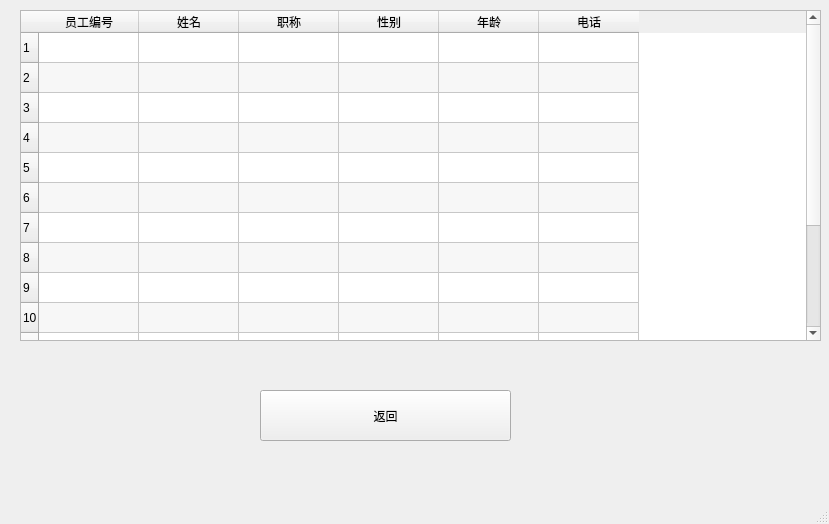
<?xml version="1.0" encoding="UTF-8"?>
<ui version="4.0">
 <class>MainWindow</class>
 <widget class="QMainWindow" name="MainWindow">
  <property name="geometry">
   <rect>
    <x>0</x>
    <y>0</y>
    <width>829</width>
    <height>524</height>
   </rect>
  </property>
  <property name="windowTitle">
   <string>user_员工信息</string>
  </property>
  <widget class="QWidget" name="centralwidget">
   <widget class="QTableWidget" name="tableWidget_2">
    <property name="geometry">
     <rect>
      <x>20</x>
      <y>10</y>
      <width>801</width>
      <height>331</height>
     </rect>
    </property>
    <property name="alternatingRowColors">
     <bool>true</bool>
    </property>
    <row>
     <property name="text">
      <string>1</string>
     </property>
    </row>
    <row>
     <property name="text">
      <string>2</string>
     </property>
    </row>
    <row>
     <property name="text">
      <string>3</string>
     </property>
    </row>
    <row>
     <property name="text">
      <string>4</string>
     </property>
    </row>
    <row>
     <property name="text">
      <string>5</string>
     </property>
    </row>
    <row>
     <property name="text">
      <string>6</string>
     </property>
    </row>
    <row>
     <property name="text">
      <string>7</string>
     </property>
    </row>
    <row>
     <property name="text">
      <string>8</string>
     </property>
    </row>
    <row>
     <property name="text">
      <string>9</string>
     </property>
    </row>
    <row>
     <property name="text">
      <string>10</string>
     </property>
    </row>
    <row>
     <property name="text">
      <string>11</string>
     </property>
    </row>
    <row>
     <property name="text">
      <string>12</string>
     </property>
    </row>
    <row>
     <property name="text">
      <string>13</string>
     </property>
    </row>
    <row>
     <property name="text">
      <string>14</string>
     </property>
    </row>
    <row>
     <property name="text">
      <string>15</string>
     </property>
    </row>
    <column>
     <property name="text">
      <string>员工编号</string>
     </property>
    </column>
    <column>
     <property name="text">
      <string>姓名</string>
     </property>
    </column>
    <column>
     <property name="text">
      <string>职称</string>
     </property>
    </column>
    <column>
     <property name="text">
      <string>性别</string>
     </property>
    </column>
    <column>
     <property name="text">
      <string>年龄</string>
     </property>
    </column>
    <column>
     <property name="text">
      <string>电话</string>
     </property>
    </column>
   </widget>
   <widget class="QPushButton" name="pushButton">
    <property name="geometry">
     <rect>
      <x>260</x>
      <y>390</y>
      <width>251</width>
      <height>51</height>
     </rect>
    </property>
    <property name="styleSheet">
     <string notr="true">font: 18pt &quot;Arial&quot;;</string>
    </property>
    <property name="text">
     <string>返回</string>
    </property>
   </widget>
  </widget>
  <widget class="QMenuBar" name="menubar">
   <property name="geometry">
    <rect>
     <x>0</x>
     <y>0</y>
     <width>829</width>
     <height>26</height>
    </rect>
   </property>
  </widget>
  <widget class="QStatusBar" name="statusbar"/>
 </widget>
 <resources/>
 <connections/>
</ui>
